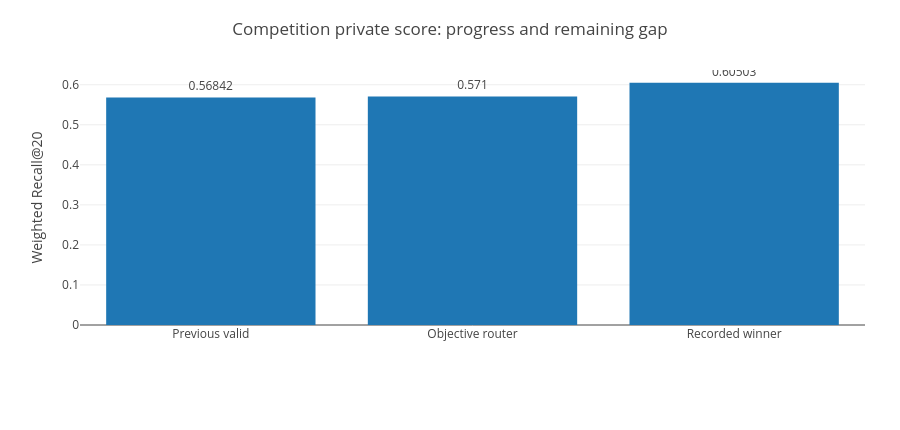
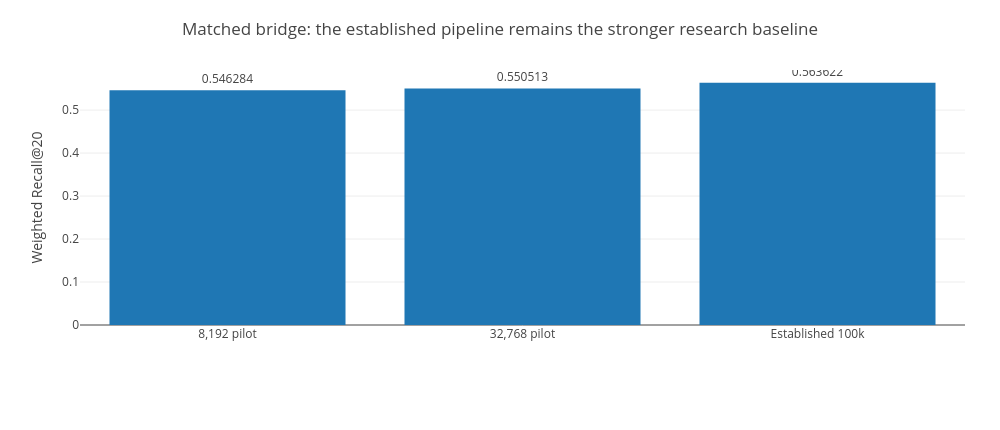
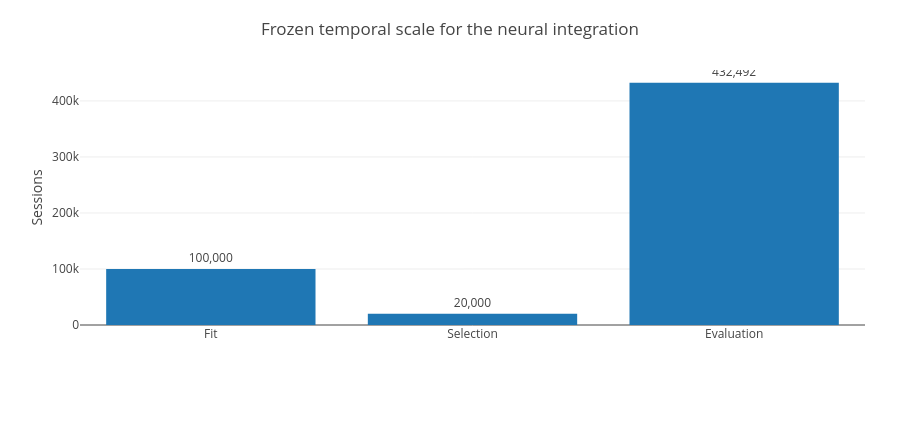

Source (notebook cell) for these figures, in order:
### Markdown cell above
## Why this capability is different

A 32,768-session pilot improved over its smaller control, but a same-corpus bridge showed the established 100,000-session pipeline remained materially stronger. The next experiment therefore adds something the established system cannot already do: supervised sequence retrieval conditioned on the requested action, with hard-negative contrastive training and candidate-aware order ranking.

The new retriever preserves all 400 incumbent candidates and appends up to 200 neural order candidates. Click/cart routing remains fixed. Advancement requires a positive selection result first, then **≥ +0.003 weighted Recall@20**, a positive lower paired interval bound, nonnegative chronological-half gains, and no order-hit loss on the full evaluation.

### Code cell
show_bar(["Previous valid","Objective router","Recorded winner"],[c["previous_private"],c["private_score"],c["historical_private_target"]],"Competition private score: progress and remaining gap","Weighted Recall@20")
s=status["training_scale"]
show_bar(["8,192 pilot","32,768 pilot","Established 100k"],[s["pilot_8192"],s["challenger_32768"],s["established_100k_on_matched_bridge"]],"Matched bridge: the established pipeline remains the stronger research baseline","Weighted Recall@20",width=1000)
show_bar(["Fit","Selection","Evaluation"],[n["fit_sessions"],n["selection_sessions"],n["evaluation_sessions"]],"Frozen temporal scale for the neural integration","Sessions")

### Figure 1 — Plotly figure (JSON) as saved in the notebook; plotly's stock layout.template omitted (floating-point values rounded to 4 significant figures)
{"data": [{"text": ["0.56842", "0.571", "0.60503"], "textposition": "outside", "x": ["Previous valid", "Objective router", "Recorded winner"], "y": [0.5684, 0.571, 0.605], "type": "bar"}], "layout": {"margin": {"l": 80, "r": 35, "t": 70, "b": 105}, "width": 900, "height": 430, "title": {"text": "Competition private score: progress and remaining gap"}, "yaxis": {"title": {"text": "Weighted Recall@20"}}}}

### Figure 2 — Plotly figure (JSON) as saved in the notebook; plotly's stock layout.template omitted (floating-point values rounded to 4 significant figures)
{"data": [{"text": ["0.546284", "0.550513", "0.563622"], "textposition": "outside", "x": ["8,192 pilot", "32,768 pilot", "Established 100k"], "y": [0.5463, 0.5505, 0.5636], "type": "bar"}], "layout": {"margin": {"l": 80, "r": 35, "t": 70, "b": 105}, "width": 1000, "height": 430, "title": {"text": "Matched bridge: the established pipeline remains the stronger research baseline"}, "yaxis": {"title": {"text": "Weighted Recall@20"}}}}

### Figure 3 — Plotly figure (JSON) as saved in the notebook; plotly's stock layout.template omitted (floating-point values rounded to 4 significant figures)
{"data": [{"text": ["100,000", "20,000", "432,492"], "textposition": "outside", "x": ["Fit", "Selection", "Evaluation"], "y": [100000, 20000, 432492], "type": "bar"}], "layout": {"margin": {"l": 80, "r": 35, "t": 70, "b": 105}, "width": 900, "height": 430, "title": {"text": "Frozen temporal scale for the neural integration"}, "yaxis": {"title": {"text": "Sessions"}}}}
